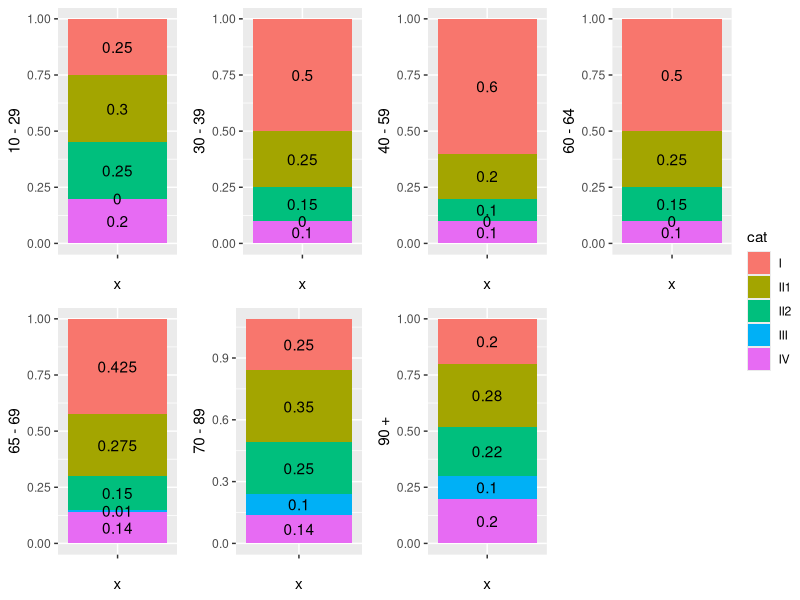

Write R code to recreate this figure.
## ---- chunk 1
library("gridExtra")
library("ggplot2")
library("knitr")
library("kableExtra")
library("ggpubr")
## ---- chunk 2
## Differences after five years
clinical.stage = data.frame( 
  "cat" = c("I","II1","II2","III","IV"),
  "10-19" = c(0.25,0.3,0.25,0,0.2),
  "20-29" = c(0.25,0.3,0.25,0,0.2),
  "30-39" = c(0.5, 0.25, 0.15, 0, 0.1),
  "40-44" = c(0.6, 0.2, 0.1, 0, 0.1),
  "45-49" = c(0.6, 0.2, 0.1, 0, 0.1),
  "50-54" = c(0.6, 0.2, 0.1, 0, 0.1),
  "55-59" = c(0.6, 0.2, 0.1, 0, 0.1),
  "60-64" = c(0.5, 0.25, 0.15, 0, 0.1),
  "65-69" = c(0.425,0.275,0.15,0.01,0.14),
  "70-79" = c(0.25,0.35,0.25,0.1,0.14),
  "80-89" = c(0.25,0.35,0.25,0.1,0.14),
  "90+" = c(0.2,0.28,0.22,0.1,0.2)
)

clinical.stage.compact = data.frame( 
  "cat" = c("I","II1","II2","III","IV"),
  "from10to29" = c(0.25,0.3,0.25,0,0.2),
  "from30to39" = c(0.5, 0.25, 0.15, 0, 0.1),
  "from40to59" = c(0.6, 0.2, 0.1, 0, 0.1),
  "from60to64" = c(0.5, 0.25, 0.15, 0, 0.1),
  "from65to69" = c(0.425,0.275,0.15,0.01,0.14),
  "from70to89" = c(0.25,0.35,0.25,0.1,0.14),
  "from90to99" = c(0.2,0.28,0.22,0.1,0.2)
)
## ---- chunk 3
var.overview.clinical <- function(df) {
  #t = tableGrob(df)
  p1 = ggplot(df, aes(x="", y=from10to29, fill=cat)) + geom_bar(stat="identity", width=1) + guides(fill=FALSE) + ylab("10 - 29")+ geom_text(aes(label=from10to29), position = position_stack(vjust = 0.5))
  p2 = ggplot(df, aes(x="", y=from30to39, fill=cat)) + geom_bar(stat="identity", width=1) + guides(fill=FALSE) + ylab("30 - 39")+ geom_text(aes(label=from30to39), position = position_stack(vjust = 0.5))
  p3 = ggplot(df, aes(x="", y=from40to59, fill=cat)) + geom_bar(stat="identity", width=1) + guides(fill=FALSE) + ylab("40 - 59")+ geom_text(aes(label=from40to59), position = position_stack(vjust = 0.5))
  p4 = ggplot(df, aes(x="", y=from60to64, fill=cat)) + geom_bar(stat="identity", width=1) + guides(fill=FALSE) + ylab("60 - 64")+ geom_text(aes(label=from60to64), position = position_stack(vjust = 0.5))
  p5 = ggplot(df, aes(x="", y=from65to69, fill=cat)) + geom_bar(stat="identity", width=1) + guides(fill=FALSE) + ylab("65 - 69")+ geom_text(aes(label=from65to69), position = position_stack(vjust = 0.5))
  p6 = ggplot(df, aes(x="", y=from70to89, fill=cat)) + geom_bar(stat="identity", width=1) + guides(fill=FALSE) + ylab("70 - 89")+ geom_text(aes(label=from70to89), position = position_stack(vjust = 0.5))
  p7 = ggplot(df, aes(x="", y=from90to99, fill=cat)) + geom_bar(stat="identity", width=1) + ylab(" 90 + ")+ geom_text(aes(label=from90to99), position = position_stack(vjust = 0.5))
  return(ggarrange(p1, p2, p3, p4, p5, p6, p7, ncol = 4,nrow = 2, common.legend = TRUE, legend = c("right")))
}
## ---- chunk 4
var.overview.clinical(clinical.stage.compact)
